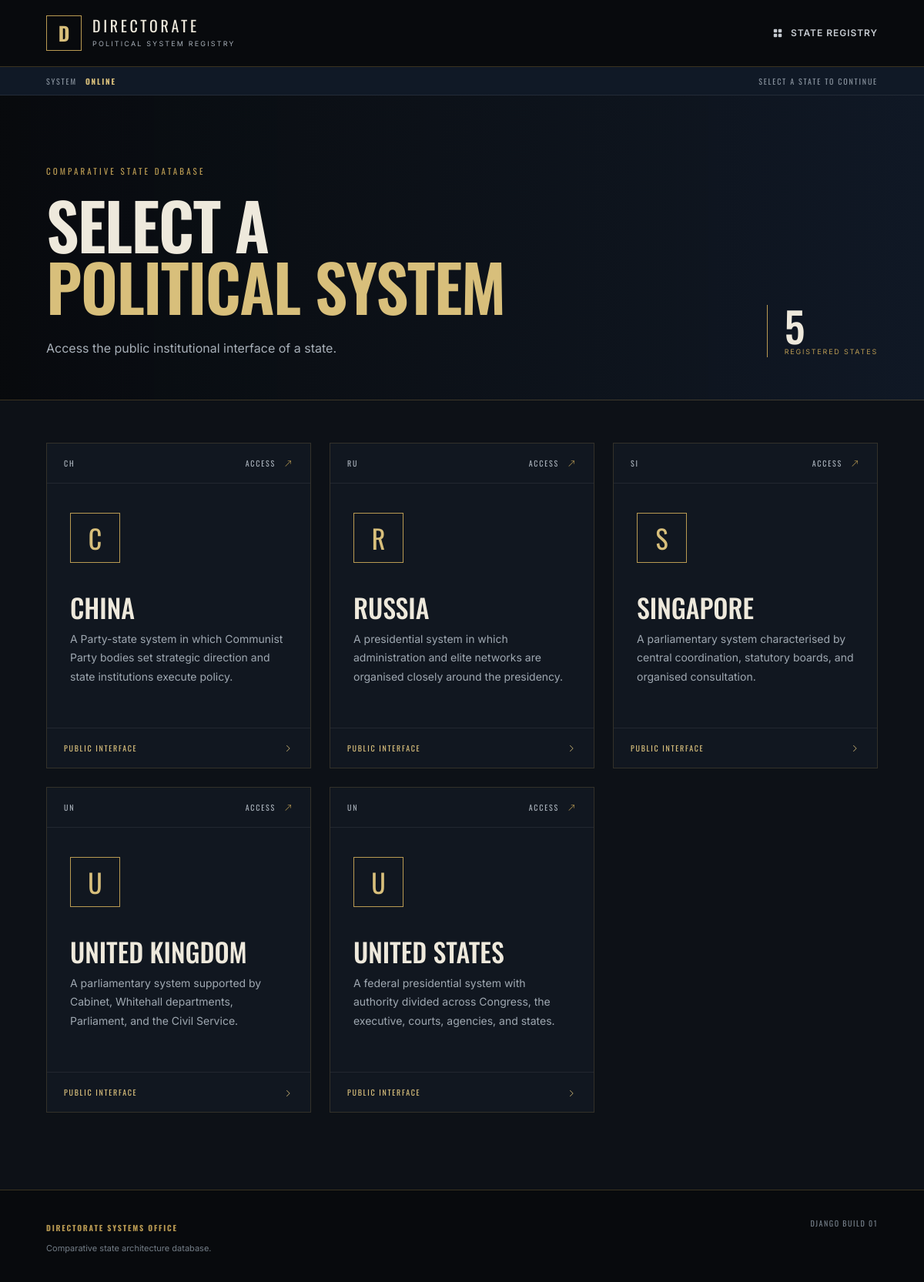
The page / on the database its author committed.
### country/models.py (models this page shows, shortened)
class Country(models.Model):
    name = models.CharField(max_length=100)
    description = models.TextField(blank=True)

### country/views.py (the view)
# urls.py: path("", views.index, name="index"),
def index(request):
    countries = Country.objects.all().order_by("name")
    return render(
        request,
        "country/index.html",
        {
            "countries": countries,
        },
    )

### country/templates/country/index.html (shortened to what this page needs)
{% extends "country/layout.html" %}
{% block body_class %}
registry-body
{% endblock %}
{% block content %}
<section class="registry-hero">
    <div class="container-fluid directorate-container">
        <div class="row align-items-end">
            <div class="col-lg-8">
                <div class="classification">
                    COMPARATIVE STATE DATABASE
                </div>
                <h1>
                    SELECT A
                    <span>POLITICAL SYSTEM</span>
                </h1>
                <p>
                    Access the public institutional interface of a state.
                </p>
            </div>
            <div class="col-lg-4 text-lg-end">
                <div class="registry-count">
                    <strong>{{ countries|length }}</strong>
                    <span>REGISTERED STATES</span>
                </div>
            </div>
        </div>
    </div>
</section>
<section class="country-registry">
    <div class="container-fluid directorate-container">
        <div class="row g-4">
            {% for country in countries %}
                <div class="col-md-6 col-xl-4">
                    <a
                        href="{% url 'public_state' country.id %}"
                        class="country-card"
                    >
                        <div class="country-card-top">
                            <span class="country-code">
                                {{ country.name|slice:":2"|upper }}
                            </span>
                            <span class="access-indicator">
                                ACCESS
                                <i class="bi bi-arrow-up-right"></i>
                            </span>
                        </div>
                        <div class="country-card-body">
                            <div class="country-symbol">
                                {{ country.name|slice:":1"|upper }}
                            </div>
                            <h2>
                                {{ country.name }}
                            </h2>
                            <p>
                                {% if country.description %}
                                    {{ country.description|truncatewords:18 }}
                                {% else %}
                                    Registered national political system.
                                {% endif %}
                            </p>
                        </div>
                        <div class="country-card-footer">
                            <span>
                                PUBLIC INTERFACE
                            </span>
                            <i class="bi bi-chevron-right"></i>
                        </div>
                    </a>
                </div>
            {% endfor %}
        </div>
    </div>
</section>
{% endblock %}

### country/templates/country/layout.html (shortened to what this page needs)
{% load static %}
<!DOCTYPE html>
<html lang="en">
<head>
    <link
        href="https://cdn.jsdelivr.net/npm/bootstrap@5.3.3/dist/css/bootstrap.min.css"
        rel="stylesheet"
    >
    <link
        href="https://cdn.jsdelivr.net/npm/bootstrap-icons@1.11.3/font/bootstrap-icons.css"
        rel="stylesheet"
    >
    <link
        href="{% static 'country/styles.css' %}"
        rel="stylesheet"
    >
</head>
<body class="{% block body_class %}portal-body{% endblock %}">
<div class="page-shell">
    <header class="main-header">
        <div class="container-fluid directorate-container">
            <div class="header-content">
                <a href="{% url 'index' %}" class="system-brand">
                    <div class="system-emblem">
                        D
                    </div>
                    <div>
                        <div class="system-name">
                            DIRECTORATE
                        </div>
                        <div class="system-subtitle">
                            POLITICAL SYSTEM REGISTRY
                        </div>
                    </div>
                </a>
                <div class="header-navigation">
                    <a href="{% url 'index' %}">
                        <i class="bi bi-grid-fill"></i>
                        State Registry
                    </a>
                </div>
            </div>
        </div>
    </header>
    <div class="status-line">
        <div class="container-fluid directorate-container">
            <span>
                SYSTEM
                <strong>ONLINE</strong>
            </span>
            {% if country %}
                <span>
                    ACTIVE STATE
                    <strong>{{ country.name|upper }}</strong>
                </span>
            {% else %}
                <span>
                    SELECT A STATE TO CONTINUE
                </span>
            {% endif %}
        </div>
    </div>
    <main>
        {% block content %}
        {% endblock %}
    </main>
    <footer class="main-footer">
        <div class="container-fluid directorate-container">
            <div class="footer-grid">
                <div>
                    <strong>
                        DIRECTORATE SYSTEMS OFFICE
                    </strong>
                    <p>
                        Comparative state architecture database.
                    </p>
                </div>
                <div class="footer-build">
                    DJANGO BUILD 01
                </div>
            </div>
        </div>
    </footer>
</div>
</body>
</html>

### rows shown on the page
Country: name "CH", name "C", name "CHINA", description "A Party-state system in which Communist Party bodies set strategic direction and state institutions execute policy."
Country: name "RU", name "R", name "RUSSIA", description "A presidential system in which administration and elite networks are organised closely around the presidency."
Country: name "SI", name "S", name "SINGAPORE", description "A parliamentary system characterised by central coordination, statutory boards, and organised consultation."
Country: name "UN", name "U", name "UNITED KINGDOM", description "A parliamentary system supported by Cabinet, Whitehall departments, Parliament, and the Civil Service."
Country: name "UN", name "U", name "UNITED STATES", description "A federal presidential system with authority divided across Congress, the executive, courts, agencies, and states."

### other values the page prints
{{ countries|length }} "5"
